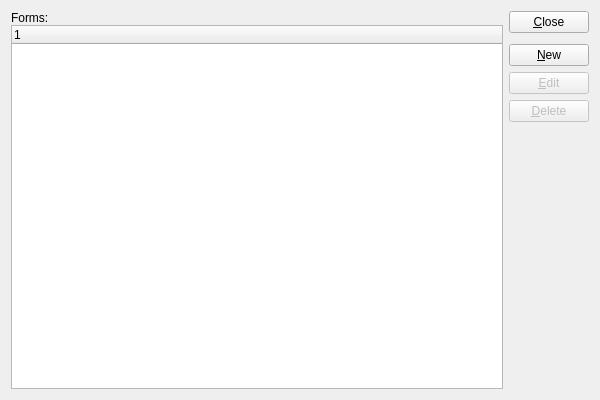
<?xml version="1.0" encoding="UTF-8"?>
<ui version="4.0">
 <comment>This file is part of the xTuple ERP: PostBooks Edition, a free and
open source Enterprise Resource Planning software suite,
Copyright (c) 1999-2018 by OpenMFG LLC, d/b/a xTuple.
It is licensed to you under the Common Public Attribution License
version 1.0, the full text of which (including xTuple-specific Exhibits)
is available at www.xtuple.com/CPAL.  By using this software, you agree
to be bound by its terms.</comment>
 <class>forms</class>
 <widget class="QWidget" name="forms">
  <property name="geometry">
   <rect>
    <x>0</x>
    <y>0</y>
    <width>600</width>
    <height>400</height>
   </rect>
  </property>
  <property name="windowTitle">
   <string>List Forms</string>
  </property>
  <layout class="QGridLayout" name="gridLayout">
   <item row="0" column="0">
    <layout class="QVBoxLayout">
     <property name="spacing">
      <number>0</number>
     </property>
     <item>
      <widget class="QLabel" name="_forms">
       <property name="text">
        <string>Forms:</string>
       </property>
      </widget>
     </item>
     <item>
      <widget class="XTreeWidget" name="_form">
       <property name="sizePolicy">
        <sizepolicy hsizetype="Expanding" vsizetype="Expanding">
         <horstretch>0</horstretch>
         <verstretch>0</verstretch>
        </sizepolicy>
       </property>
      </widget>
     </item>
    </layout>
   </item>
   <item row="0" column="1">
    <layout class="QVBoxLayout" name="verticalLayout">
     <item>
      <widget class="QPushButton" name="_close">
       <property name="text">
        <string>&amp;Close</string>
       </property>
      </widget>
     </item>
     <item>
      <spacer name="verticalSpacer">
       <property name="orientation">
        <enum>Qt::Vertical</enum>
       </property>
       <property name="sizeType">
        <enum>QSizePolicy::Preferred</enum>
       </property>
       <property name="sizeHint" stdset="0">
        <size>
         <width>20</width>
         <height>5</height>
        </size>
       </property>
      </spacer>
     </item>
     <item>
      <widget class="QPushButton" name="_new">
       <property name="text">
        <string>&amp;New</string>
       </property>
      </widget>
     </item>
     <item>
      <widget class="QPushButton" name="_edit">
       <property name="enabled">
        <bool>false</bool>
       </property>
       <property name="text">
        <string>&amp;Edit</string>
       </property>
      </widget>
     </item>
     <item>
      <widget class="QPushButton" name="_delete">
       <property name="enabled">
        <bool>false</bool>
       </property>
       <property name="text">
        <string>&amp;Delete</string>
       </property>
      </widget>
     </item>
     <item>
      <spacer name="Spacer270">
       <property name="orientation">
        <enum>Qt::Vertical</enum>
       </property>
       <property name="sizeType">
        <enum>QSizePolicy::Expanding</enum>
       </property>
       <property name="sizeHint" stdset="0">
        <size>
         <width>20</width>
         <height>20</height>
        </size>
       </property>
      </spacer>
     </item>
    </layout>
   </item>
  </layout>
 </widget>
 <layoutdefault spacing="6" margin="11"/>
 <customwidgets>
  <customwidget>
   <class>XTreeWidget</class>
   <extends>QTreeWidget</extends>
   <header>xtreewidget.h</header>
   <container>1</container>
  </customwidget>
 </customwidgets>
 <tabstops>
  <tabstop>_form</tabstop>
  <tabstop>_new</tabstop>
  <tabstop>_edit</tabstop>
  <tabstop>_delete</tabstop>
  <tabstop>_close</tabstop>
 </tabstops>
 <resources/>
 <connections>
  <connection>
   <sender>_form</sender>
   <signal>valid(bool)</signal>
   <receiver>_delete</receiver>
   <slot>setEnabled(bool)</slot>
   <hints>
    <hint type="sourcelabel">
     <x>20</x>
     <y>20</y>
    </hint>
    <hint type="destinationlabel">
     <x>20</x>
     <y>20</y>
    </hint>
   </hints>
  </connection>
  <connection>
   <sender>_form</sender>
   <signal>itemSelected(int)</signal>
   <receiver>_edit</receiver>
   <slot>animateClick()</slot>
   <hints>
    <hint type="sourcelabel">
     <x>20</x>
     <y>20</y>
    </hint>
    <hint type="destinationlabel">
     <x>20</x>
     <y>20</y>
    </hint>
   </hints>
  </connection>
  <connection>
   <sender>_form</sender>
   <signal>valid(bool)</signal>
   <receiver>_edit</receiver>
   <slot>setEnabled(bool)</slot>
   <hints>
    <hint type="sourcelabel">
     <x>20</x>
     <y>20</y>
    </hint>
    <hint type="destinationlabel">
     <x>20</x>
     <y>20</y>
    </hint>
   </hints>
  </connection>
  <connection>
   <sender>_close</sender>
   <signal>clicked()</signal>
   <receiver>forms</receiver>
   <slot>close()</slot>
   <hints>
    <hint type="sourcelabel">
     <x>20</x>
     <y>20</y>
    </hint>
    <hint type="destinationlabel">
     <x>20</x>
     <y>20</y>
    </hint>
   </hints>
  </connection>
 </connections>
</ui>
